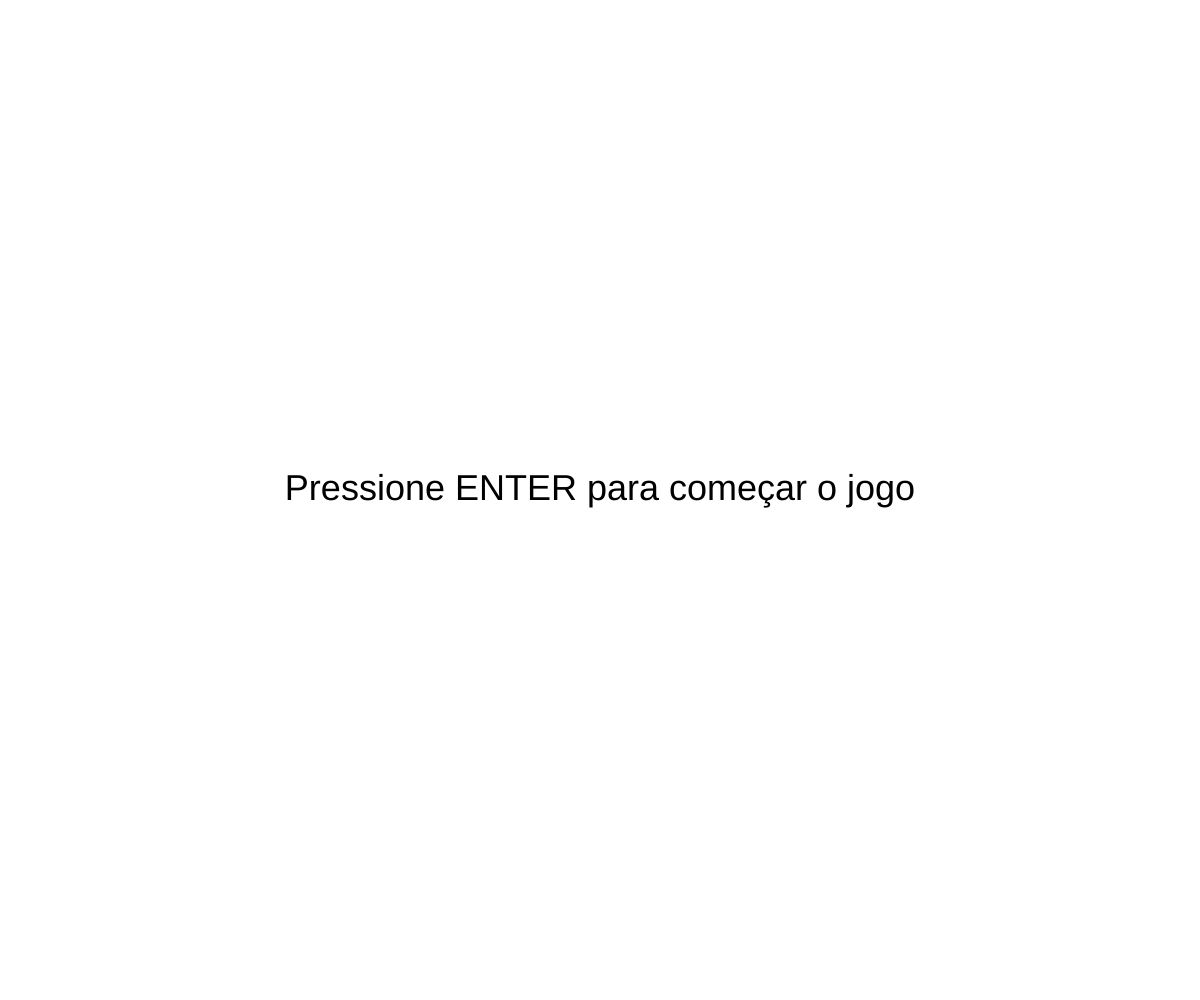
Frame 1 (no input)
Frame 60 (no input): identical to frame 1, image omitted
Frame 120 (the mouse pressed at the canvas centre since frame 60): identical to frame 1, image omitted

The p5.js sketch that drew this single still picture (run headless with seeded random() and noise() and a simulated clock; from frame 60 on, the mouse is pressed at the canvas centre):

// p5.js sketch
// ── sketch.js
let Q1x=[], Q2x=[], Q3x=[], Q4x=[];
let tela = 1;
let velocidade = 5;
let xp = 5, yp = 5;
let pont = 0, texto = "";
let xo, yo;
let barraX;
let barraVel = 15; // velocidade da barra
let numBlocos;
let blocoLargura, blocoAltura;
let barraLargura, barraAltura;

function iniciar(){
    Q1x = []; Q2x = []; Q3x = []; Q4x = [];

    barraLargura = width * 0.15; 
    barraAltura = height * 0.02; 
    barraX = width/2 - barraLargura/2;

    blocoLargura = width * 0.04;  
    blocoAltura = height * 0.03;  

    numBlocos = Math.floor(width / (blocoLargura + 10));

    for(let i=0; i<numBlocos; i++){
        let posX = 10 + i * (blocoLargura + 10);
        Q1x[i] = posX;
        Q2x[i] = posX;
        Q3x[i] = posX;
        Q4x[i] = posX;
    }

    xo = width/2;
    yo = height/2;
}

function setup() {
    createCanvas(windowWidth, windowHeight);
    iniciar();
}

function draw() {
    background(tela==2 ? 0 : 255);

    if(tela==1){
        textSize(width*0.03);
        fill(0);
        textAlign(CENTER);
        text('Pressione ENTER para começar o jogo', width/2, height/2);
        if(keyIsDown(ENTER)) tela=2;
    }

    if(tela==2){
        // Setas - movimentação da barra
        if (keyIsDown(LEFT_ARROW)) barraX -= barraVel;
        if (keyIsDown(RIGHT_ARROW)) barraX += barraVel;

        // Limita a barra para não sair da tela
        barraX = constrain(barraX, 0, width - barraLargura);

        // Movimentação da bola
        if(xo > width) xp = -Math.abs(xp);
        if(xo < 0) xp = Math.abs(xp);
        if(yo > height){
            texto = "Game over! Pontuação: " + pont + "\nPressione ENTER para reiniciar";
            tela = 3;
        }
        if(yo < 0) yp = Math.abs(yp);

        xo += xp;
        yo += yp;

        // Colisão bola-barra
        if(dist(barraX, height - barraAltura*2, xo, yo) < barraAltura*2) yp = -Math.abs(yp);
        for(let i = 15; i <= barraLargura; i += 15){
            if(dist(barraX+i, height-barraAltura*2, xo, yo) < 15) yp = -velocidade-3;
        }

        // Desenho da barra e bola
        stroke('silver');   // só para a bola
        strokeWeight(4);
        ellipse(xo, yo, blocoAltura, blocoAltura);

        rect(barraX, height - barraAltura*2, barraLargura, barraAltura); // barra
        stroke('green'); // mantém para outros elementos futuros

        // Colisão com blocos
        for(let linha=0; linha<4; linha++){
            let Q = linha==0? Q1x : linha==1? Q2x : linha==2? Q3x : Q4x;
            let yPos = 10 + linha*(blocoAltura+10);

            // Definindo cores conforme a linha
            let corBloco;
            if(linha==0) corBloco = 'red';   // linha de cima
            else if(linha==1) corBloco = 'green';  // penúltima
            else if(linha==2) corBloco = 'blue';   // próxima da barra
            else corBloco = 'yellow';             // última de baixo

            fill(corBloco);
            noStroke(); // blocos sem borda

            for(let i=0; i<Q.length; i++){
               rect(Q[i], yPos, blocoLargura, blocoAltura);
               if(dist(Q[i]+blocoLargura/2, yPos+blocoAltura/2, xo, yo) < Math.max(blocoAltura, blocoLargura)/2 + 10){
                     Q[i] = 10000; 
                     yp = -velocidade;
                     pont++;
               }
            }
         }

        // Verifica se todos os blocos foram destruídos
        let todosDestruidos = Q1x.every(v => v === 10000) &&
                              Q2x.every(v => v === 10000) &&
                              Q3x.every(v => v === 10000) &&
                              Q4x.every(v => v === 10000);

        if(todosDestruidos){
            texto = "Parabéns! Você venceu! \nPressione ENTER para jogar novamente";
            tela = 4;
        }

        textSize(width*0.02); 
        fill(255);
        textAlign(LEFT);
        text('Pontuação: '+pont, 20, 30);
    }

    if(tela==3){ // Game Over
        textSize(width*0.03);
        fill(0);
        textAlign(CENTER);
        text(texto, width/2, height/2);
        if(keyIsDown(ENTER)){
            tela=2;
            iniciar();
            pont = 0;
        }
    }

    if(tela==4){ // Vitória
        textSize(width*0.03);
        fill(0);
        textAlign(CENTER);
        text(texto, width/2, height/2);
        if(keyIsDown(ENTER)){
            tela=2;
            iniciar();
            pont = 0;
        }
    }
}

function windowResized(){
    resizeCanvas(windowWidth, windowHeight);
    iniciar();
}
